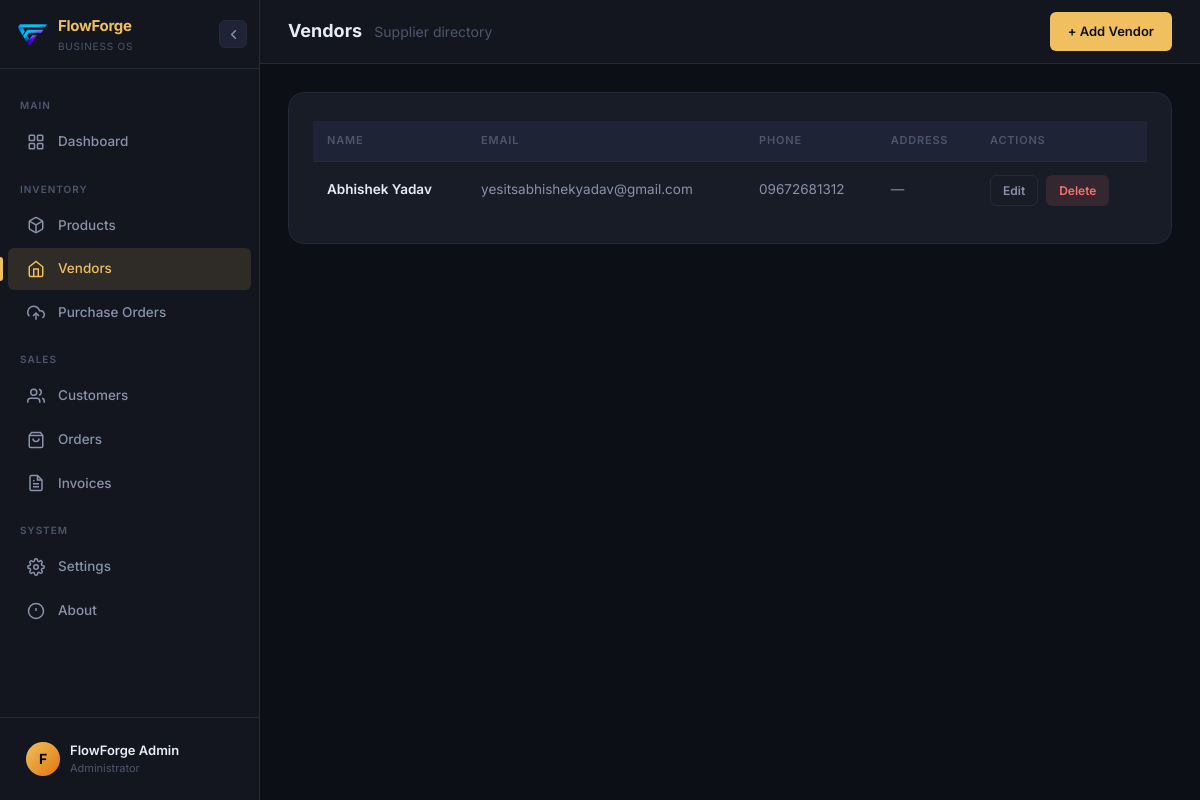
Page /vendors on the earlier database version.
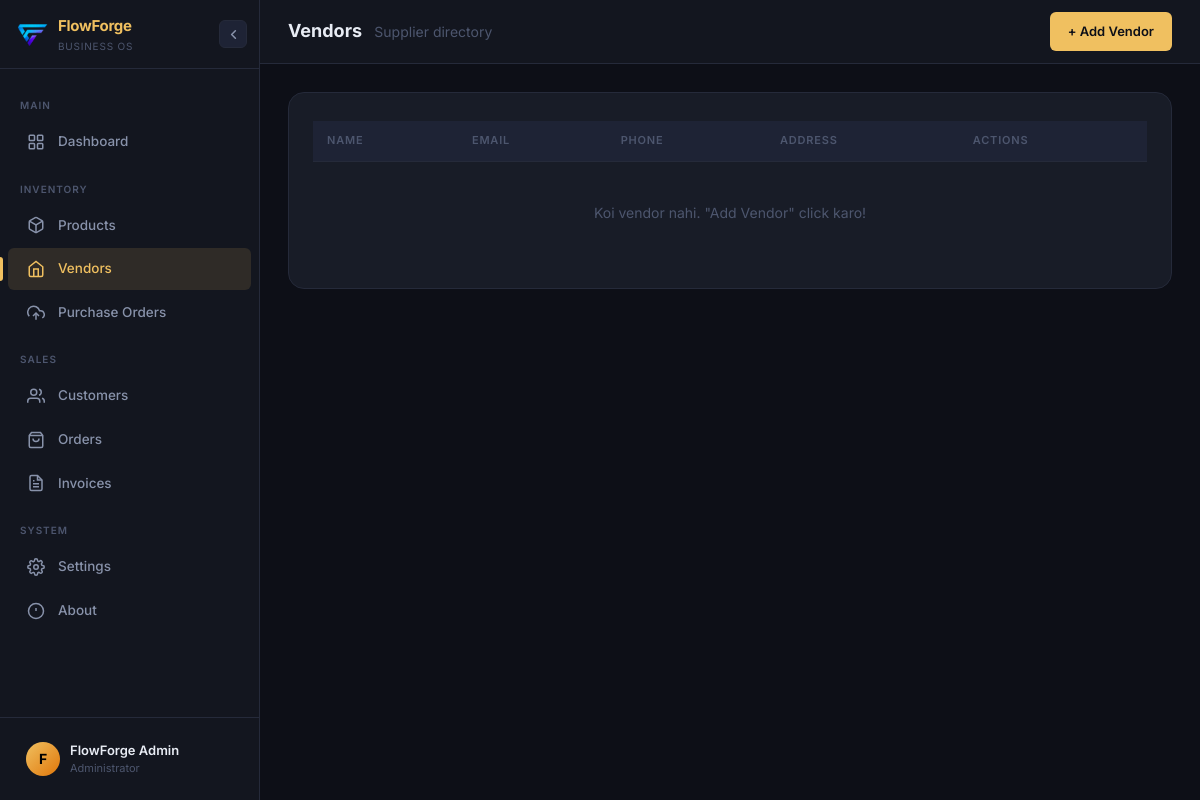
Same page on the later database version.
### tables this page shows
CREATE TABLE vendors (
            id      INTEGER PRIMARY KEY AUTOINCREMENT,
            name    TEXT NOT NULL,
            email   TEXT,
            phone   TEXT,
            address TEXT
        );

### App.py (the view)
@app.route('/vendors')
def vendors_list():
    db = get_db()
    vendors = db.execute('SELECT * FROM vendors').fetchall()
    return render_template('vendors/list.html', vendors=vendors)

### database.py (called while the page is built)
def get_db():
    if 'db' not in g:
        conn = sqlite3.connect(DATABASE)
        conn.row_factory = sqlite3.Row
        conn.execute('PRAGMA foreign_keys = ON')
        g.db = conn
    return g.db

### templates/vendors/list.html (shortened to what this page needs)
{% extends "base.html" %}
{% block page_title %}Vendors{% endblock %}
{% block page_subtitle %}<span>Supplier directory</span>{% endblock %}
{% block topbar_actions %}
<a href="/vendors/add" class="btn btn-primary">+ Add Vendor</a>
{% endblock %}
{% block content %}
<div class="card">
    <div class="table-wrap">
        <table>
            <thead>
                <tr><th>Name</th><th>Email</th><th>Phone</th><th>Address</th><th>Actions</th></tr>
            </thead>
            <tbody>
                {% for v in vendors %}
                <tr>
                    <td class="font-semibold">{{ v['name'] }}</td>
                    <td class="td-muted">{{ v['email'] or '—' }}</td>
                    <td class="td-muted">{{ v['phone'] or '—' }}</td>
                    <td class="td-muted" style="max-width:200px;overflow:hidden;text-overflow:ellipsis;white-space:nowrap;">{{ v['address'] or '—' }}</td>
                    <td>
                        <div class="flex gap-8">
                            <a href="/vendors/edit/{{ v['id'] }}" class="btn btn-outline btn-sm">Edit</a>
                            <a href="/vendors/delete/{{ v['id'] }}" class="btn btn-danger btn-sm"
                               onclick="return confirm('Delete karna chahte ho?')">Delete</a>
                        </div>
                    </td>
                </tr>
                {% else %}
                <tr><td colspan="5" class="td-empty">Koi vendor nahi. "Add Vendor" click karo!</td></tr>
                {% endfor %}
            </tbody>
        </table>
    </div>
</div>
{% endblock %}

Differences in the rows shown:
removed vendors: name "Abhishek Yadav", email "yesitsabhishekyadav@gmail.com", phone "09672681312", address "—"
Other differences:
text now shown: "Koi vendor nahi. \"Add Vendor\" click karo!"
